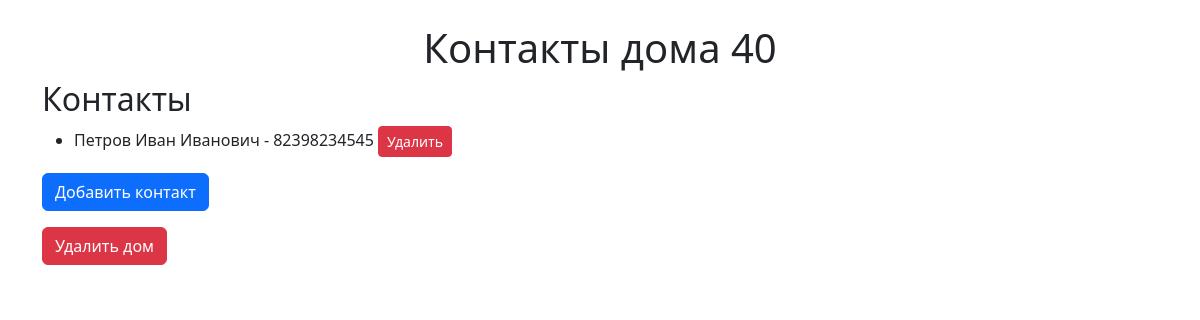
/1/2, run on the app's committed database.
### app.py (models this page shows)
class House(db.Model):
    id = db.Column(db.Integer, primary_key=True)
    house_number = db.Column(db.String(10), nullable=False)
    street_id = db.Column(db.Integer, db.ForeignKey('street.id'), nullable=False)
    contacts = db.relationship('Contact', backref='house', lazy=True, cascade="all, delete")

class Contact(db.Model):
    id = db.Column(db.Integer, primary_key=True)
    name = db.Column(db.String(100), nullable=False)
    phone = db.Column(db.String(20), nullable=False)
    address = db.Column(db.String(255), nullable=False)
    house_id = db.Column(db.Integer, db.ForeignKey('house.id'), nullable=False)

### app.py (the view)
@app.route('/<street_id>/<house_id>')
def show_house(street_id, house_id):
    house = House.query.get_or_404(house_id)
    contacts = house.contacts
    return render_template('house.html', house=house, contacts=contacts)

### templates/house.html (shortened to what this page needs)
<!DOCTYPE html>
<html lang="ru">
<head>
    <link href="https://cdn.jsdelivr.net/npm/bootstrap@5.3.0/dist/css/bootstrap.min.css" rel="stylesheet">
</head>
<body class="container mt-4">
    <h1 class="text-center">Контакты дома {{ house.house_number }}</h1>
    <h2>Контакты</h2>
    <ul>
        {% for contact in contacts|sort(attribute='name') %}
            <li>{{ contact.name }} - {{ contact.phone }}
                <form action="{{ url_for('delete_contact', contact_id=contact.id) }}" method="POST" style="display:inline;">
                    <button type="submit" class="btn btn-danger btn-sm" onclick="return confirm('Удалить этот контакт?');">Удалить</button>
                </form>
            </li>
        {% endfor %}
    </ul>
    <a href="{{ url_for('add_contact_to_house', house_id=house.id) }}" class="btn btn-primary">Добавить контакт</a>
    <form action="{{ url_for('delete_house', house_id=house.id) }}" method="POST" onsubmit="return confirm('Вы уверены, что хотите удалить этот дом? Все контакты будут удалены!');" class="mt-3">
        <button type="submit" class="btn btn-danger">Удалить дом</button>
    </form>
</body>
</html>

### data on the page
House: house_number "40"
Contact: name "Петров Иван Иванович", phone "82398234545"
